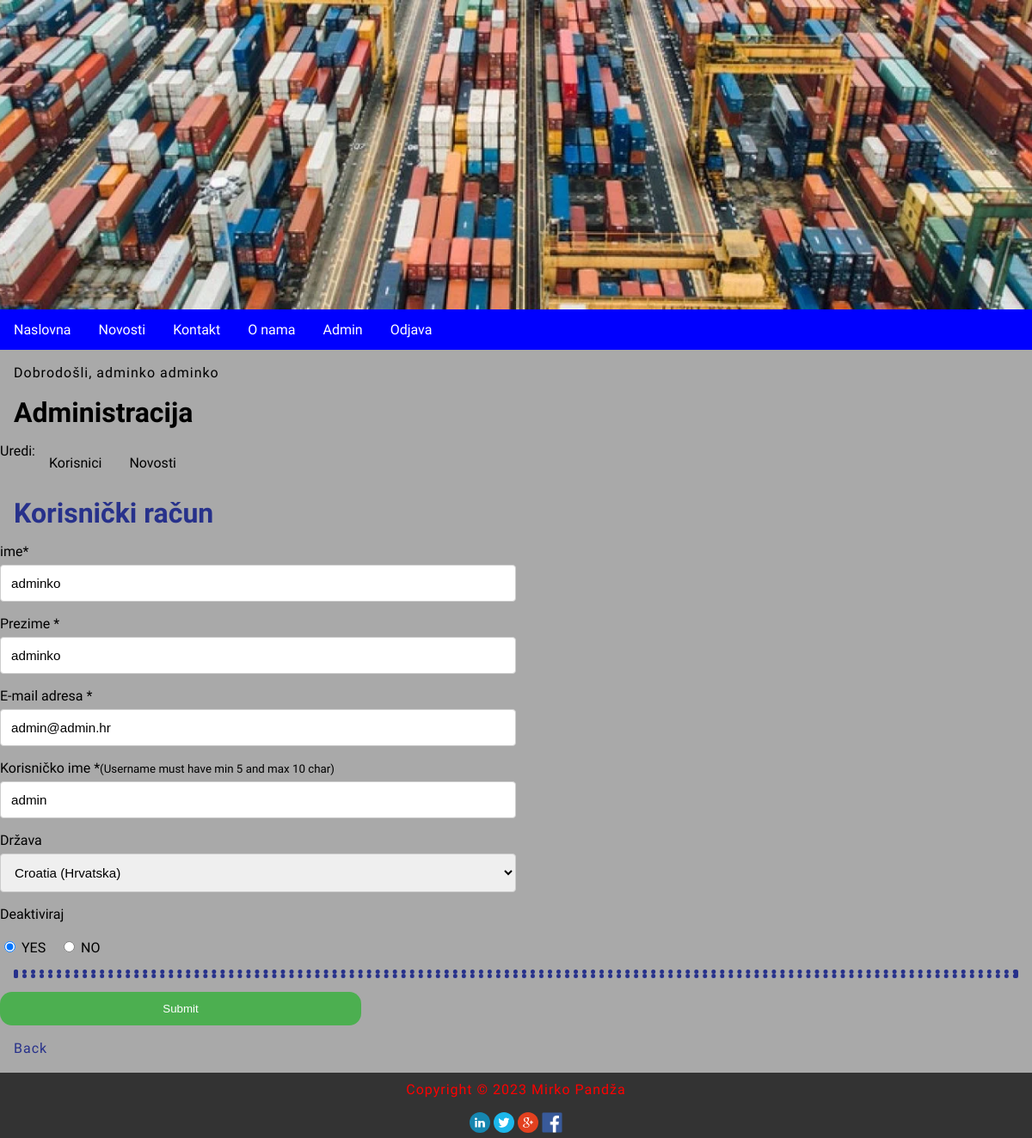
/index.php?menu=7&action=1&edit=1 (signed in), run on the app's committed database.
### tables this page shows
CREATE TABLE `users` (
  `id` int(11) NOT NULL,
  `firstname` varchar(255) NOT NULL,
  `lastname` varchar(255) NOT NULL,
  `email` varchar(255) NOT NULL,
  `username` varchar(255) NOT NULL,
  `password` varchar(255) NOT NULL,
  `password_txt` varchar(255) NOT NULL,
  `country` char(2) NOT NULL,
  `date` timestamp NOT NULL DEFAULT current_timestamp() ON UPDATE current_timestamp(),
  `archive` enum('Y','N') NOT NULL DEFAULT 'Y'
);

CREATE TABLE `countries` (
  `id` int(11) NOT NULL,
  `country_code` varchar(2) NOT NULL DEFAULT '',
  `country_name` varchar(100) NOT NULL DEFAULT ''
);

### admin/users.php (the view, shortened to what this page needs)
<?php
	if (isset($_GET['id']) && $_GET['id'] != '') {
		$query  = "SELECT * FROM users";
		$query .= " WHERE id=".$_GET['id'];
		$result = @mysqli_query($MySQL, $query);
		$row = @mysqli_fetch_array($result);
		print '
		<h2>Korisnički profil</h2>
		<p><b>Ime:</b> ' . $row['firstname'] . '</p>
		<p><b>Prezime:</b> ' . $row['lastname'] . '</p>
		<p><b>Korisničko ime:</b> ' . $row['username'] . '</p>';
		$_query  = "SELECT * FROM countries";
		$_query .= " WHERE country_code='" . $row['country'] . "'";
		$_result = @mysqli_query($MySQL, $_query);
		$_row = @mysqli_fetch_array($_result);
		print '
		<p><b>Država:</b> ' .$_row['country_name'] . '</p>
		<p><b>Datum:</b> ' . pickerDateToMysql($row['date']) . '</p>
		<p><a href="index.php?menu='.$menu.'&amp;action='.$action.'">Back</a></p>';
	}
	else if (isset($_GET['edit']) && $_GET['edit'] != '') {
		$query  = "SELECT * FROM users";
		$query .= " WHERE id=".$_GET['edit'];
		$result = @mysqli_query($MySQL, $query);
		$row = @mysqli_fetch_array($result);
		$checked_archive = false;
		print '
		<h2>Korisnički račun </h2>
		<form action="" id="registration_form" name="registration_form" method="POST">
			<input type="hidden" id="_action_" name="_action_" value="TRUE">
			<input type="hidden" id="edit" name="edit" value="' . $_GET['edit'] . '">
			<label for="fname">ime*</label>
			<input type="text" id="fname" name="firstname" value="' . $row['firstname'] . '" placeholder="Your name.." required>
			<label for="lname">Prezime *</label>
			<input type="text" id="lname" name="lastname" value="' . $row['lastname'] . '" placeholder="Your last natme.." required>
			<label for="email">E-mail adresa *</label>
			<input type="email" id="email" name="email"  value="' . $row['email'] . '" placeholder="Your e-mail.." required>
			<label for="username">Korisničko ime *<small>(Username must have min 5 and max 10 char)</small></label>
			<input type="text" id="username" name="username" value="' . $row['username'] . '" pattern=".{5,10}" placeholder="Username.." required><br>
			<label for="country">Država</label>
			<select name="country" id="country">
				<option value="">molimo odaberite</option>';
				$_query  = "SELECT * FROM countries";
				$_result = @mysqli_query($MySQL, $_query);
				while($_row = @mysqli_fetch_array($_result)) {
					print '<option value="' . $_row['country_code'] . '"';
					if ($row['country'] == $_row['country_code']) { print ' selected'; }
					print '>' . $_row['country_name'] . '</option>';
				}
			print '
			</select>
			<label for="archive">Deaktiviraj </label><br />
            <input type="radio" name="archive" value="Y"'; if($row['archive'] == 'Y') { echo ' checked="checked"'; $checked_archive = true; } echo ' /> YES &nbsp;&nbsp;
			<input type="radio" name="archive" value="N"'; if($checked_archive == false) { echo ' checked="checked"'; } echo ' /> NO
			<hr>
			<input type="submit" value="Submit">
		</form>
		<p><a href="index.php?menu='.$menu.'&amp;action='.$action.'">Back</a></p>';
	}
?>

### style.css (style rules this page uses)
body, html { font-family: 'Chakra Petch', sans-serif; margin: 0; font-size: 16px; background-color: darkgrey; }
h1,h2 { margin: 0.5em; font-size: 2em; }
h2 { font-size: 2em; color: #27318b; }
main a { color: #27318b; text-decoration: none; }
p { margin: 1em; line-height: 1.4em; letter-spacing: 1px; }
hr { margin: 1em; border: 5px dotted #27318b; clear: both; }
label { display: block; }
input[type=submit] { text-align: center; display: block; background-color: #4CAF50; padding:center; color: white; padding: 12px 40px; border: none; border-radius: 14px; cursor: pointer; width: 35%; }
input[type=text], input[type=email], select, textarea { width: 50%; padding: 12px; border: 1px solid #ccc; border-radius: 4px; box-sizing: border-box; margin-top: 6px; margin-bottom: 16px; font-family: 'Oswald', sans-serif; font-size: 95%; }

### data on the page
users: firstname "adminko", lastname "adminko", email "admin@admin.hr", username "admin", country "Croatia (Hrvatska)", archive "☑"

### other printed values
$_SESSION['message'] "Dobrodošli, adminko adminko"
